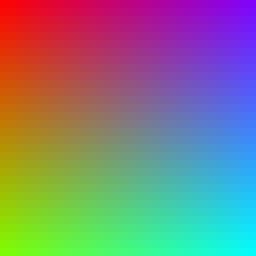
%> input picture image_rocessing/TP1/couleurs.bmp, 32 x 32 px, shrunk from 256 x 256 before the run (shown 8 times larger)
$ octave TP1.m   (GNU Octave 9; MATLAB toolbox functions it lacks are replaced by stand-ins)
%> lines starting %> are read from the running program, lines starting %| are printed output that depends on the picture
### image_rocessing/TP1/LutSubSamp.m
function LUT=LutSubSamp(N)
L=[0 255 0 255 0 255];
n=1;
while n<N
    % search for the largest subspace
    volume=0;
    ibest=0;
    for i=1:n
        v=(L(i,2)-L(i,1))*(L(i,4)-L(i,3))*(L(i,6)-L(i,5));
        if v>volume
            volume=v;
            ibest=i;
        end
    end
    % Subspace extraction from the list
    SBS = L(ibest,:);
    if (n>1)
        if (ibest==1)
            L=L(2:n,:);
        else if (ibest==n)
                L=L(1:n-1,:);
            else L=[L(1:ibest-1,:) ; L(ibest+1:n,:)];
            end
        end
    else L=[];
    end
    % Search for the longest side
    dim = 1;
    if ((SBS(4)-SBS(3))>=(SBS(2)-SBS(1))) && ((SBS(4)-SBS(3))>=(SBS(6)-SBS(5)))
        dim = 2;
    end
    if ((SBS(6)-SBS(5))>=(SBS(2)-SBS(1))) && ((SBS(6)-SBS(5))>=(SBS(4)-SBS(3)))
        dim = 3;
    end
    % split in 2 and list update
    SBS1=SBS;
    SBS2=SBS;
    if dim==1
        SBS1(2)=round((SBS(1)+SBS(2))/2);
        SBS2(1)=SBS1(2);
    else if dim== 2
        SBS1(4)=round((SBS(3)+SBS(4))/2);
        SBS2(3)=SBS1(4);
        else
        SBS1(6)=round((SBS(5)+SBS(6))/2);
        SBS2(5)=SBS1(6);
        end
    end
    L=[L ; SBS1 ; SBS2];
    % counter update
    n=n+1;
end
% LUT creation
LUT=zeros(N,3);
for i=1:N
    LUT(i,:)=[round((L(i,1)+L(i,2))/2) round((L(i,3)+L(i,4))/2) round((L(i,5)+L(i,6))/2)];
end


### image_rocessing/TP1/floydSteinberg.m
function B = floydSteinberg(Img, LUT, nbCouleurs)
Q = Img;
s = size(Img);
B = Img;
for i=2:s(1)-1
    for j=2:s(2)-1
        d=inf;
        for k=1:nbCouleurs %couleurs de la LUT
            d2=abs(Img(i,j,1)-LUT(k,1)) + abs(Img(i,j,2)-LUT(k,2)) + abs(Img(i,j,3)-LUT(k,3));
            if d2<d
                d=d2;
                indice=k;
            end
        end
        Q(i,j,:)=LUT(indice,:);

        erreur = Img(i,j,:)-Q(i,j,:);

    %if i<s(1)-1 && j<s(2)-1 && j>2
        B(i,j+1,:)= B(i,j+1,:)+erreur*7/16 ;
        B(i+1,j-1,:)= B(i+1,j-1,:)+erreur*3/16 ;
        B(i+1,j,:)= B(i+1,j,:)+erreur*5/16 ;
        B(i+1,j+1,:)= B(i+1,j+1,:)+erreur*1/16 ;
    %end
    end
end

### image_rocessing/TP1/TP1.m
clc;
close all;

I1 = double(imread('G:\Mon Drive\UPSSITECH\S8\TI\TP1\couleurs.bmp')); %Double car sinon erreurs car imread matrice non signé
I2bn = double(imread('G:\Mon Drive\UPSSITECH\S8\TI\TP1\feuilles bn.jpg'));
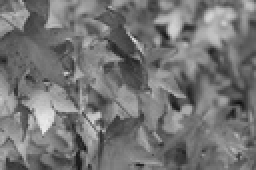
%> input picture image_rocessing/TP1/feuilles bn.jpg, 128 x 85 px, shrunk from 1023 x 677 before the run (shown 2 times larger)
%> I2bn: size 85x128 double; min 17, max 235, mean 116.7; mean of the top-left, top-right, bottom-left and bottom-right quarters 111.4, 118.7, 124.2, 112.4
%I2 image en noir et gris, on fait une autre image en 3 couleurs et on copy
%paste le mêmes valeurs de l'image
I2(:,:,1) = I2bn(:,:);
I2(:,:,2) = I2bn(:,:);
I2(:,:,3) = I2bn(:,:);

I3 = double(imread('G:\Mon Drive\UPSSITECH\S8\TI\TP1\feuilles couleur.jpg'));
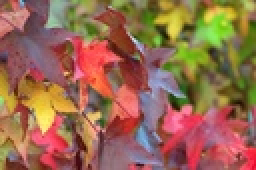
%> input picture image_rocessing/TP1/feuilles couleur.jpg, 128 x 85 px, shrunk from 1023 x 677 before the run (shown 2 times larger)
LUT=LutSubSamp(32) %nombre de couleurs de la LUT 8 exo1, 32 exo11, 8 exo2.
nbCouleurs = 32;

% %------------------------------------------------
% % QUANTIFICATION EXO 1
% %------------------------------------------------
% tic % compter le temps de traitement
% I1quantif = quantif(I1, LUT, nbCouleurs);
% toc % Elapsed time is 0.016537 seconds.
% tic
% I2quantif = quantif(I2, LUT, nbCouleurs);
% toc
% tic
% I3quantif = quantif(I3, LUT, nbCouleurs);
% toc

%------------------------------------------------
% QUANTIFICATION EXO 2 FLOYD ET STEINBERG
%------------------------------------------------
tic
I1Floyd = floydSteinberg(I1, LUT, nbCouleurs);
%> after the loop in floydSteinberg, `for i=2:s(1)-1`: indice = 26
toc
tic
I2Floyd = floydSteinberg(I2, LUT, nbCouleurs);
%> call 2 of floydSteinberg, with nbCouleurs = 32
%> after the loop in floydSteinberg (call 2), `for i=2:s(1)-1`:
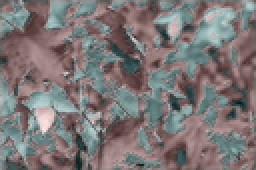
%> B: size 85x128x3 double (shown 2 times larger); mean R, G, B 124.9, 117.5, 117.5; drawn with min black and max white
%> after the loop in floydSteinberg (call 2), `for i=2:s(1)-1`:
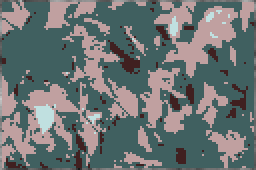
%> Q: size 85x128x3 double (shown 2 times larger); mean R, G, B 108.5, 115.9, 115.9
%> after the loop in floydSteinberg (call 2), `for i=2:s(1)-1`: indice = 4
toc
tic
I3Floyd = floydSteinberg(I3, LUT, nbCouleurs);
%> call 3 of floydSteinberg, with nbCouleurs = 32
%> after the loop in floydSteinberg (call 3), `for i=2:s(1)-1`:
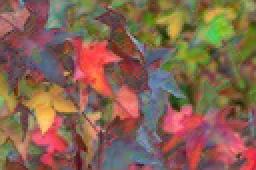
%> B: size 85x128x3 double (shown 2 times larger); mean R, G, B 153.4, 106, 79.7; drawn with min black and max white
%> after the loop in floydSteinberg (call 3), `for i=2:s(1)-1`:
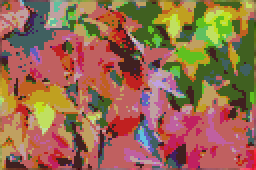
%> Q: size 85x128x3 double (shown 2 times larger); mean R, G, B 150.9, 105.5, 78.2
%> after the loop in floydSteinberg (call 3), `for i=2:s(1)-1`: indice = 5
toc

subplot(3,2,1);
image(uint8(I1));

subplot(3,2,2);
image(uint8(I1Floyd));

subplot(323);
image(uint8(I2));

subplot(324)
image(uint8(I2Floyd));

subplot(325);
image(uint8(I3));

subplot(326)
image(uint8(I3Floyd));
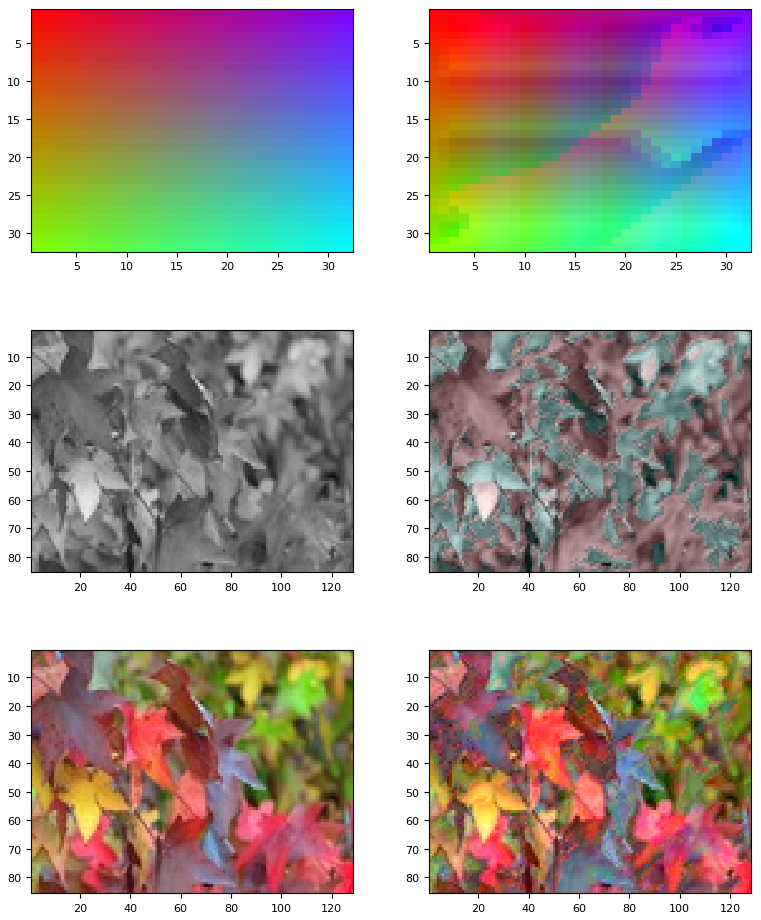
%> figure redrawn from the program's plot data, 6 panels

EQMimgOrig_I1 = immse(I1, I1Floyd);
%> EQMimgOrig_I1 = 389
EQMimgOrig_I2 = immse(I2, I2Floyd);
%> EQMimgOrig_I2 = 436.1
EQMimgOrig_I3 = immse(I3, I3Floyd);
%> EQMimgOrig_I3 = 437

fprintf('EQM imgOrig1 - I1 :  %d\n',EQMimgOrig_I1);
%| EQM imgOrig1 - I1 :  388.96
fprintf('EQM imgOrig2 - I2 :  %d\n',EQMimgOrig_I2);
%| EQM imgOrig2 - I2 :  436.065
fprintf('EQM imgOrig3 - I3 :  %d\n',EQMimgOrig_I3);
%| EQM imgOrig3 - I3 :  437.044


% [28 lines of commented-out code are left out]
